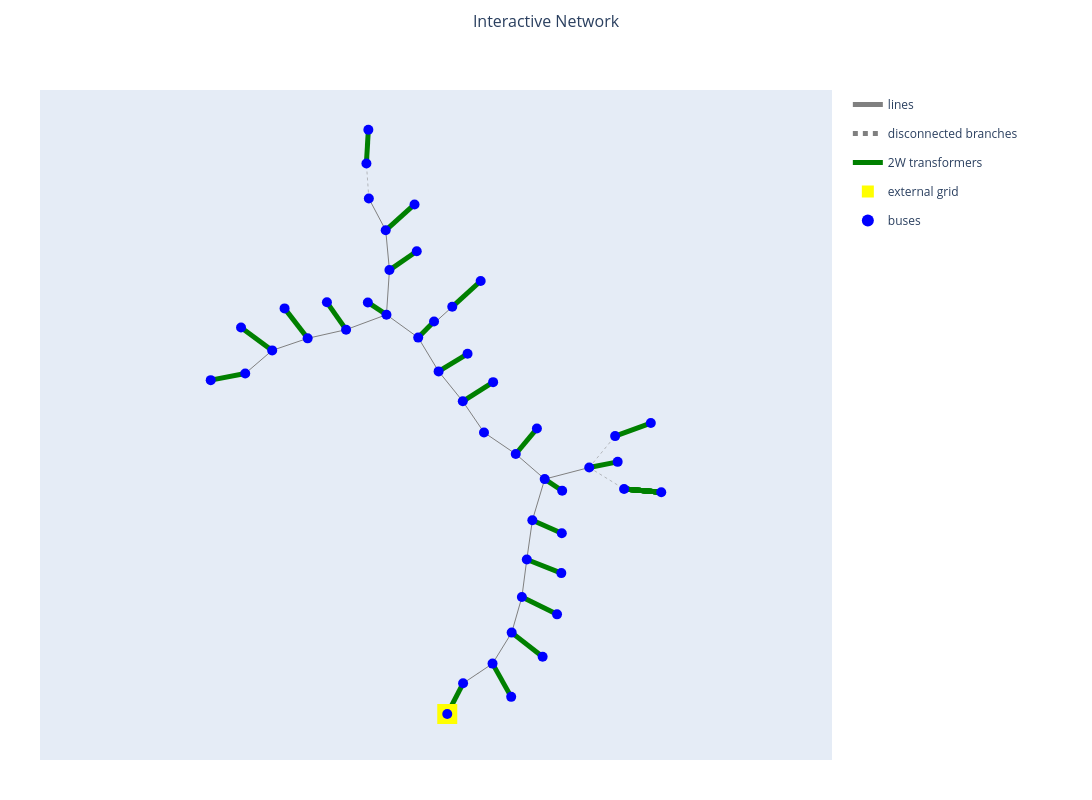

Notebook cell for this chart:
### Code cell
import pandapower.plotting.plotly as pplot
from pandapower.plotting.generic_geodata import create_generic_coordinates

# Create coordinates only if missing
if net.bus.geo.isna().all() and net.line.geo.isna().all():
    create_generic_coordinates(net)

fig = pplot.simple_plotly(
    net,
    respect_switches=True,
    auto_open=False
)

# Better layout (prevents trimmed title and cramped legend)
fig.update_layout(
    title=dict(
        text="Interactive Network",
        x=0.5,            # center title
        xanchor="center",
        y=0.98,
        yanchor="top"
    ),
    width=1100,
    height=800,
    margin=dict(l=40, r=260, t=90, b=40),  # extra top/right space
    legend=dict(
        x=1.02, y=1.0,    # put legend outside plot area
        xanchor="left",
        yanchor="top",
        bgcolor="rgba(255,255,255,0.85)"
    ),
    hovermode="closest"
)

# Keep equal scaling so network shape is not distorted
fig.update_xaxes(scaleanchor="y", scaleratio=1, showgrid=False, zeroline=False)
fig.update_yaxes(showgrid=False, zeroline=False)

fig.show()

### Figure 1 — Plotly figure (JSON) as saved in the notebook; plotly's stock layout.template omitted (floating-point values rounded to 4 significant figures)
{"data": [{"hoverinfo": "text", "legendgroup": "lines", "line": {"color": "rgb(128, 128, 128)", "dash": "solid", "width": 1}, "mode": "lines", "name": "lines", "showlegend": true, "text": "Index: 0<br />Name: Line_0<br />Length: 0.375 km<br />R: 0.079 Ohm<br />X: 0.034 Ohm<br />", "type": "scatter", "x": [0.06233, 0.238, 0.4137], "y": [-3.174, -3.056, -2.939]}, {"hoverinfo": "text", "legendgroup": "lines", "line": {"color": "rgb(128, 128, 128)", "dash": "solid", "width": 1}, "mode": "lines", "name": "lines", "showlegend": false, "text": "Index: 1<br />Name: Line_1<br />Length: 0.081 km<br />R: 0.017 Ohm<br />X: 0.007 Ohm<br />", "type": "scatter", "x": [0.4137, 0.528, 0.6423], "y": [-2.939, -2.754, -2.569]}, {"hoverinfo": "text", "legendgroup": "lines", "line": {"color": "rgb(128, 128, 128)", "dash": "solid", "width": 1}, "mode": "lines", "name": "lines", "showlegend": false, "text": "Index: 2<br />Name: Line_2<br />Length: 0.334 km<br />R: 0.07 Ohm<br />X: 0.03 Ohm<br />", "type": "scatter", "x": [0.6423, 0.7031, 0.7639], "y": [-2.569, -2.357, -2.145]}, {"hoverinfo": "text", "legendgroup": "lines", "line": {"color": "rgb(128, 128, 128)", "dash": "solid", "width": 1}, "mode": "lines", "name": "lines", "showlegend": false, "text": "Index: 3<br />Name: Line_3<br />Length: 0.66 km<br />R: 0.139 Ohm<br />X: 0.059 Ohm<br />", "type": "scatter", "x": [0.7639, 0.7932, 0.8226], "y": [-2.145, -1.92, -1.696]}, {"hoverinfo": "text", "legendgroup": "lines", "line": {"color": "rgb(128, 128, 128)", "dash": "solid", "width": 1}, "mode": "lines", "name": "lines", "showlegend": false, "text": "Index: 4<br />Name: Line_4<br />Length: 1.011 km<br />R: 0.212 Ohm<br />X: 0.091 Ohm<br />", "type": "scatter", "x": [0.8226, 0.8557, 0.8888], "y": [-1.696, -1.462, -1.229]}, {"hoverinfo": "text", "legendgroup": "lines", "line": {"color": "rgb(128, 128, 128)", "dash": "solid", "width": 1}, "mode": "lines", "name": "lines", "showlegend": false, "text": "Index: 5<br />Name: Line_5<br />Length: 0.393 km<br />R: 0.083 Ohm<br />X: 0.035 Ohm<br />", "type": "scatter", "x": [0.8888, 0.9625, 1.036], "y": [-1.229, -0.983, -0.7374]}, {"hoverinfo": "text", "legendgroup": "lines", "line": {"color": "rgb(128, 128, 128)", "dash": "solid", "width": 1}, "mode": "lines", "name": "lines", "showlegend": false, "text": "Index: 6<br />Name: Line_6<br />Length: 0.412 km<br />R: 0.087 Ohm<br />X: 0.037 Ohm<br />", "type": "scatter", "x": [1.036, 1.302, 1.567], "y": [-0.7374, -0.6683, -0.5992]}, {"hoverinfo": "text", "legendgroup": "lines", "line": {"color": "rgb(128, 128, 128)", "dash": "solid", "width": 1}, "mode": "lines", "name": "lines", "showlegend": false, "text": "Index: 9<br />Name: Line_9<br />Length: 0.297 km<br />R: 0.062 Ohm<br />X: 0.027 Ohm<br />", "type": "scatter", "x": [1.036, 0.8634, 0.6906], "y": [-0.7374, -0.5878, -0.4381]}, {"hoverinfo": "text", "legendgroup": "lines", "line": {"color": "rgb(128, 128, 128)", "dash": "solid", "width": 1}, "mode": "lines", "name": "lines", "showlegend": false, "text": "Index: 10<br />Name: Line_10<br />Length: 0.288 km<br />R: 0.06 Ohm<br />X: 0.026 Ohm<br />", "type": "scatter", "x": [0.6906, 0.5012, 0.3119], "y": [-0.4381, -0.3095, -0.1809]}, {"hoverinfo": "text", "legendgroup": "lines", "line": {"color": "rgb(128, 128, 128)", "dash": "solid", "width": 1}, "mode": "lines", "name": "lines", "showlegend": false, "text": "Index: 11<br />Name: Line_11<br />Length: 0.185 km<br />R: 0.039 Ohm<br />X: 0.017 Ohm<br />", "type": "scatter", "x": [0.3119, 0.1853, 0.05876], "y": [-0.1809, 0.004839, 0.1906]}, {"hoverinfo": "text", "legendgroup": "lines", "line": {"color": "rgb(128, 128, 128)", "dash": "solid", "width": 1}, "mode": "lines", "name": "lines", "showlegend": false, "text": "Index: 12<br />Name: Line_12<br />Length: 0.558 km<br />R: 0.117 Ohm<br />X: 0.05 Ohm<br />", "type": "scatter", "x": [0.05876, -0.08545, -0.2297], "y": [0.1906, 0.3691, 0.5476]}, {"hoverinfo": "text", "legendgroup": "lines", "line": {"color": "rgb(128, 128, 128)", "dash": "solid", "width": 1}, "mode": "lines", "name": "lines", "showlegend": false, "text": "Index: 13<br />Name: Line_13<br />Length: 0.315 km<br />R: 0.066 Ohm<br />X: 0.028 Ohm<br />", "type": "scatter", "x": [-0.2297, -0.3514, -0.4731], "y": [0.5476, 0.7491, 0.9506]}, {"hoverinfo": "text", "legendgroup": "lines", "line": {"color": "rgb(128, 128, 128)", "dash": "solid", "width": 1}, "mode": "lines", "name": "lines", "showlegend": false, "text": "Index: 14<br />Name: Line_14<br />Length: 0.441 km<br />R: 0.093 Ohm<br />X: 0.04 Ohm<br />", "type": "scatter", "x": [-0.4731, -0.27, -0.06698], "y": [0.9506, 1.134, 1.318]}, {"hoverinfo": "text", "legendgroup": "lines", "line": {"color": "rgb(128, 128, 128)", "dash": "solid", "width": 1}, "mode": "lines", "name": "lines", "showlegend": false, "text": "Index: 15<br />Name: Line_15<br />Length: 0.605 km<br />R: 0.127 Ohm<br />X: 0.054 Ohm<br />", "type": "scatter", "x": [-0.4731, -0.6625, -0.8519], "y": [0.9506, 1.087, 1.224]}, {"hoverinfo": "text", "legendgroup": "lines", "line": {"color": "rgb(128, 128, 128)", "dash": "solid", "width": 1}, "mode": "lines", "name": "lines", "showlegend": false, "text": "Index: 16<br />Name: Line_16<br />Length: 0.729 km<br />R: 0.153 Ohm<br />X: 0.066 Ohm<br />", "type": "scatter", "x": [-0.8519, -0.8341, -0.8164], "y": [1.224, 1.49, 1.756]}, {"hoverinfo": "text", "legendgroup": "lines", "line": {"color": "rgb(128, 128, 128)", "dash": "solid", "width": 1}, "mode": "lines", "name": "lines", "showlegend": false, "text": "Index: 17<br />Name: Line_17<br />Length: 0.417 km<br />R: 0.088 Ohm<br />X: 0.038 Ohm<br />", "type": "scatter", "x": [-0.8164, -0.8386, -0.8608], "y": [1.756, 1.994, 2.231]}, {"hoverinfo": "text", "legendgroup": "lines", "line": {"color": "rgb(128, 128, 128)", "dash": "solid", "width": 1}, "mode": "lines", "name": "lines", "showlegend": false, "text": "Index: 18<br />Name: Line_18<br />Length: 0.473 km<br />R: 0.099 Ohm<br />X: 0.043 Ohm<br />", "type": "scatter", "x": [-0.8608, -0.9614, -1.062], "y": [2.231, 2.421, 2.611]}, {"hoverinfo": "text", "legendgroup": "lines", "line": {"color": "rgb(128, 128, 128)", "dash": "solid", "width": 1}, "mode": "lines", "name": "lines", "showlegend": false, "text": "Index: 20<br />Name: Line_20<br />Length: 0.398 km<br />R: 0.084 Ohm<br />X: 0.036 Ohm<br />", "type": "scatter", "x": [-0.8519, -1.093, -1.334], "y": [1.224, 1.135, 1.045]}, {"hoverinfo": "text", "legendgroup": "lines", "line": {"color": "rgb(128, 128, 128)", "dash": "solid", "width": 1}, "mode": "lines", "name": "lines", "showlegend": false, "text": "Index: 21<br />Name: Line_21<br />Length: 0.366 km<br />R: 0.077 Ohm<br />X: 0.033 Ohm<br />", "type": "scatter", "x": [-1.334, -1.563, -1.792], "y": [1.045, 0.9937, 0.942]}, {"hoverinfo": "text", "legendgroup": "lines", "line": {"color": "rgb(128, 128, 128)", "dash": "solid", "width": 1}, "mode": "lines", "name": "lines", "showlegend": false, "text": "Index: 22<br />Name: Line_22<br />Length: 0.18 km<br />R: 0.038 Ohm<br />X: 0.016 Ohm<br />", "type": "scatter", "x": [-1.792, -2.004, -2.215], "y": [0.942, 0.8701, 0.7981]}, {"hoverinfo": "text", "legendgroup": "lines", "line": {"color": "rgb(128, 128, 128)", "dash": "solid", "width": 1}, "mode": "lines", "name": "lines", "showlegend": false, "text": "Index: 23<br />Name: Line_23<br />Length: 0.482 km<br />R: 0.101 Ohm<br />X: 0.043 Ohm<br />", "type": "scatter", "x": [-2.215, -2.376, -2.537], "y": [0.7981, 0.6601, 0.5222]}, {"hoverinfo": "text", "legendgroup": "disconnected lines", "line": {"color": "rgb(128, 128, 128)", "dash": "dot", "width": 0.5}, "mode": "lines", "name": "disconnected branches", "showlegend": true, "text": "Index: 8<br />Name: Line_8<br />Length: 0.497 km<br />R: 0.104 Ohm<br />X: 0.045 Ohm<br />", "type": "scatter", "x": [1.567, 1.775, 1.983], "y": [-0.5992, -0.7273, -0.8555]}, {"hoverinfo": "text", "legendgroup": "disconnected lines", "line": {"color": "rgb(128, 128, 128)", "dash": "dot", "width": 0.5}, "mode": "lines", "name": "disconnected branches", "showlegend": false, "text": "Index: 19<br />Name: Line_19<br />Length: 0.173 km<br />R: 0.036 Ohm<br />X: 0.016 Ohm<br />", "type": "scatter", "x": [-1.062, -1.077, -1.091], "y": [2.611, 2.82, 3.028]}, {"hoverinfo": "text", "legendgroup": "disconnected lines", "line": {"color": "rgb(128, 128, 128)", "dash": "dot", "width": 0.5}, "mode": "lines", "name": "disconnected branches", "showlegend": false, "text": "Index: 7<br />Name: Line_7<br />Length: 0.143 km<br />R: 0.03 Ohm<br />X: 0.013 Ohm<br />", "type": "scatter", "x": [1.567, 1.722, 1.876], "y": [-0.5992, -0.4119, -0.2245]}, {"hoverinfo": "text", "legendgroup": "lines", "marker": {"color": "rgb(128, 128, 128)", "size": 1, "symbol": "circle"}, "mode": "markers", "name": "edge_center", "showlegend": false, "text": ["Index: 0<br />Name: Line_0<br />Length: 0.375 km<br />R: 0.079 Ohm<br />X: 0.034 Ohm<br />", "Index: 1<br />Name: Line_1<br />Length: 0.081 km<br />R: 0.017 Ohm<br />X: 0.007 Ohm<br />", "Index: 2<br />Name: Line_2<br />Length: 0.334 km<br />R: 0.07 Ohm<br />X: 0.03 Ohm<br />", "Index: 3<br />Name: Line_3<br />Length: 0.66 km<br />R: 0.139 Ohm<br />X: 0.059 Ohm<br />", "Index: 4<br />Name: Line_4<br />Length: 1.011 km<br />R: 0.212 Ohm<br />X: 0.091 Ohm<br />", "Index: 5<br />Name: Line_5<br />Length: 0.393 km<br />R: 0.083 Ohm<br />X: 0.035 Ohm<br />", "Index: 6<br />Name: Line_6<br />Length: 0.412 km<br />R: 0.087 Ohm<br />X: 0.037 Ohm<br />", "Index: 9<br />Name: Line_9<br />Length: 0.297 km<br />R: 0.062 Ohm<br />X: 0.027 Ohm<br />", "Index: 10<br />Name: Line_10<br />Length: 0.288 km<br />R: 0.06 Ohm<br />X: 0.026 Ohm<br />", "Index: 11<br />Name: Line_11<br />Length: 0.185 km<br />R: 0.039 Ohm<br />X: 0.017 Ohm<br />", "Index: 12<br />Name: Line_12<br />Length: 0.558 km<br />R: 0.117 Ohm<br />X: 0.05 Ohm<br />", "Index: 13<br />Name: Line_13<br />Length: 0.315 km<br />R: 0.066 Ohm<br />X: 0.028 Ohm<br />", "Index: 14<br />Name: Line_14<br />Length: 0.441 km<br />R: 0.093 Ohm<br />X: 0.04 Ohm<br />", "Index: 15<br />Name: Line_15<br />Length: 0.605 km<br />R: 0.127 Ohm<br />X: 0.054 Ohm<br />", "Index: 16<br />Name: Line_16<br />Length: 0.729 km<br />R: 0.153 Ohm<br />X: 0.066 Ohm<br />", "Index: 17<br />Name: Line_17<br />Length: 0.417 km<br />R: 0.088 Ohm<br />X: 0.038 Ohm<br />", "Index: 18<br />Name: Line_18<br />Length: 0.473 km<br />R: 0.099 Ohm<br />X: 0.043 Ohm<br />", "Index: 20<br />Name: Line_20<br />Length: 0.398 km<br />R: 0.084 Ohm<br />X: 0.036 Ohm<br />", "Index: 21<br />Name: Line_21<br />Length: 0.366 km<br />R: 0.077 Ohm<br />X: 0.033 Ohm<br />", "Index: 22<br />Name: Line_22<br />Length: 0.18 km<br />R: 0.038 Ohm<br />X: 0.016 Ohm<br />", "Index: 23<br />Name: Line_23<br />Length: 0.482 km<br />R: 0.101 Ohm<br />X: 0.043 Ohm<br />", "Index: 8<br />Name: Line_8<br />Length: 0.497 km<br />R: 0.104 Ohm<br />X: 0.045 Ohm<br />", "Index: 19<br />Name: Line_19<br />Length: 0.173 km<br />R: 0.036 Ohm<br />X: 0.016 Ohm<br />", "Index: 7<br />Name: Line_7<br />Length: 0.143 km<br />R: 0.03 Ohm<br />X: 0.013 Ohm<br />"], "type": "scatter", "x": [0.238], "y": [-3.056]}, {"hoverinfo": "text", "legendgroup": "2W transformers", "line": {"color": "rgb(0, 128, 0)", "width": 5}, "mode": "lines", "name": "2W transformers", "showlegend": true, "text": "Index: 0<br />Name: EXT<br />V_n HV: 50.0 kV<br />V_n LV: 10.0 kV<br />Tap pos.: nan<br />", "type": "scatter", "x": [-0.1266, -0.03212, 0.06233], "y": [-3.54, -3.357, -3.174]}, {"hoverinfo": "text", "legendgroup": "2W transformers", "line": {"color": "rgb(0, 128, 0)", "width": 5}, "mode": "lines", "name": "2W transformers", "showlegend": false, "text": "Index: 1<br />Name: OGP<br />V_n HV: 10.0 kV<br />V_n LV: 0.4 kV<br />Tap pos.: nan<br />", "type": "scatter", "x": [0.4137, 0.525, 0.6363], "y": [-2.939, -3.137, -3.336]}, {"hoverinfo": "text", "legendgroup": "2W transformers", "line": {"color": "rgb(0, 128, 0)", "width": 5}, "mode": "lines", "name": "2W transformers", "showlegend": false, "text": "Index: 2<br />Name: TBD<br />V_n HV: 10.0 kV<br />V_n LV: 0.4 kV<br />Tap pos.: nan<br />", "type": "scatter", "x": [0.6423, 0.8269, 1.012], "y": [-2.569, -2.713, -2.858]}, {"hoverinfo": "text", "legendgroup": "2W transformers", "line": {"color": "rgb(0, 128, 0)", "width": 5}, "mode": "lines", "name": "2W transformers", "showlegend": false, "text": "Index: 3<br />Name: URA<br />V_n HV: 10.0 kV<br />V_n LV: 0.4 kV<br />Tap pos.: nan<br />", "type": "scatter", "x": [0.7639, 0.9735, 1.183], "y": [-2.145, -2.248, -2.351]}, {"hoverinfo": "text", "legendgroup": "2W transformers", "line": {"color": "rgb(0, 128, 0)", "width": 5}, "mode": "lines", "name": "2W transformers", "showlegend": false, "text": "Index: 4<br />Name: SVN<br />V_n HV: 10.0 kV<br />V_n LV: 0.4 kV<br />Tap pos.: nan<br />", "type": "scatter", "x": [0.8226, 1.028, 1.234], "y": [-1.696, -1.778, -1.859]}, {"hoverinfo": "text", "legendgroup": "2W transformers", "line": {"color": "rgb(0, 128, 0)", "width": 5}, "mode": "lines", "name": "2W transformers", "showlegend": false, "text": "Index: 5<br />Name: LAX<br />V_n HV: 10.0 kV<br />V_n LV: 0.4 kV<br />Tap pos.: nan<br />", "type": "scatter", "x": [0.8888, 1.064, 1.24], "y": [-1.229, -1.306, -1.383]}, {"hoverinfo": "text", "legendgroup": "2W transformers", "line": {"color": "rgb(0, 128, 0)", "width": 5}, "mode": "lines", "name": "2W transformers", "showlegend": false, "text": "Index: 6<br />Name: KBV<br />V_n HV: 10.0 kV<br />V_n LV: 0.4 kV<br />Tap pos.: nan<br />", "type": "scatter", "x": [1.036, 1.14, 1.245], "y": [-0.7374, -0.8068, -0.8763]}, {"hoverinfo": "text", "legendgroup": "2W transformers", "line": {"color": "rgb(0, 128, 0)", "width": 5}, "mode": "lines", "name": "2W transformers", "showlegend": false, "text": "Index: 7<br />Name: NSG<br />V_n HV: 10.0 kV<br />V_n LV: 0.4 kV<br />Tap pos.: nan<br />", "type": "scatter", "x": [1.567, 1.737, 1.907], "y": [-0.5992, -0.5653, -0.5315]}, {"hoverinfo": "text", "legendgroup": "2W transformers", "line": {"color": "rgb(0, 128, 0)", "width": 5}, "mode": "lines", "name": "2W transformers", "showlegend": false, "text": "Index: 8<br />Name: KRVA<br />V_n HV: 10.0 kV<br />V_n LV: 0.4 kV<br />Tap pos.: nan<br />", "type": "scatter", "x": [1.876, 2.089, 2.302], "y": [-0.2245, -0.1466, -0.0687]}, {"hoverinfo": "text", "legendgroup": "2W transformers", "line": {"color": "rgb(0, 128, 0)", "width": 5}, "mode": "lines", "name": "2W transformers", "showlegend": false, "text": "Index: 9<br />Name:  JUN1<br />V_n HV: 10.0 kV<br />V_n LV: 0.4 kV<br />Tap pos.: nan<br />", "type": "scatter", "x": [1.983, 2.205, 2.427], "y": [-0.8555, -0.8745, -0.8936]}, {"hoverinfo": "text", "legendgroup": "2W transformers", "line": {"color": "rgb(0, 128, 0)", "width": 5}, "mode": "lines", "name": "2W transformers", "showlegend": false, "text": "Index: 10<br />Name:  JUN2<br />V_n HV: 10.0 kV<br />V_n LV: 0.4 kV<br />Tap pos.: nan<br />", "type": "scatter", "x": [1.983, 2.205, 2.427], "y": [-0.8555, -0.8745, -0.8936]}, {"hoverinfo": "text", "legendgroup": "2W transformers", "line": {"color": "rgb(0, 128, 0)", "width": 5}, "mode": "lines", "name": "2W transformers", "showlegend": false, "text": "Index: 11<br />Name:  JUN3<br />V_n HV: 10.0 kV<br />V_n LV: 0.4 kV<br />Tap pos.: nan<br />", "type": "scatter", "x": [1.983, 2.205, 2.427], "y": [-0.8555, -0.8745, -0.8936]}, {"hoverinfo": "text", "legendgroup": "2W transformers", "line": {"color": "rgb(0, 128, 0)", "width": 5}, "mode": "lines", "name": "2W transformers", "showlegend": false, "text": "Index: 12<br />Name:  JUN4<br />V_n HV: 10.0 kV<br />V_n LV: 0.4 kV<br />Tap pos.: nan<br />", "type": "scatter", "x": [1.983, 2.205, 2.427], "y": [-0.8555, -0.8745, -0.8936]}, {"hoverinfo": "text", "legendgroup": "2W transformers", "line": {"color": "rgb(0, 128, 0)", "width": 5}, "mode": "lines", "name": "2W transformers", "showlegend": false, "text": "Index: 13<br />Name:  JUN5<br />V_n HV: 10.0 kV<br />V_n LV: 0.4 kV<br />Tap pos.: nan<br />", "type": "scatter", "x": [1.983, 2.205, 2.427], "y": [-0.8555, -0.8745, -0.8936]}, {"hoverinfo": "text", "legendgroup": "2W transformers", "line": {"color": "rgb(0, 128, 0)", "width": 5}, "mode": "lines", "name": "2W transformers", "showlegend": false, "text": "Index: 14<br />Name:  JUN6<br />V_n HV: 10.0 kV<br />V_n LV: 0.4 kV<br />Tap pos.: nan<br />", "type": "scatter", "x": [1.983, 2.205, 2.427], "y": [-0.8555, -0.8745, -0.8936]}, {"hoverinfo": "text", "legendgroup": "2W transformers", "line": {"color": "rgb(0, 128, 0)", "width": 5}, "mode": "lines", "name": "2W transformers", "showlegend": false, "text": "Index: 15<br />Name:  JUN7<br />V_n HV: 10.0 kV<br />V_n LV: 0.4 kV<br />Tap pos.: nan<br />", "type": "scatter", "x": [1.983, 2.205, 2.427], "y": [-0.8555, -0.8745, -0.8936]}, {"hoverinfo": "text", "legendgroup": "2W transformers", "line": {"color": "rgb(0, 128, 0)", "width": 5}, "mode": "lines", "name": "2W transformers", "showlegend": false, "text": "Index: 16<br />Name:  JUN8<br />V_n HV: 10.0 kV<br />V_n LV: 0.4 kV<br />Tap pos.: nan<br />", "type": "scatter", "x": [1.983, 2.205, 2.427], "y": [-0.8555, -0.8745, -0.8936]}, {"hoverinfo": "text", "legendgroup": "2W transformers", "line": {"color": "rgb(0, 128, 0)", "width": 5}, "mode": "lines", "name": "2W transformers", "showlegend": false, "text": "Index: 17<br />Name:  JUN9<br />V_n HV: 10.0 kV<br />V_n LV: 0.4 kV<br />Tap pos.: nan<br />", "type": "scatter", "x": [1.983, 2.205, 2.427], "y": [-0.8555, -0.8745, -0.8936]}, {"hoverinfo": "text", "legendgroup": "2W transformers", "line": {"color": "rgb(0, 128, 0)", "width": 5}, "mode": "lines", "name": "2W transformers", "showlegend": false, "text": "Index: 18<br />Name:  JUN10<br />V_n HV: 10.0 kV<br />V_n LV: 0.4 kV<br />Tap pos.: nan<br />", "type": "scatter", "x": [1.983, 2.205, 2.427], "y": [-0.8555, -0.8745, -0.8936]}, {"hoverinfo": "text", "legendgroup": "2W transformers", "line": {"color": "rgb(0, 128, 0)", "width": 5}, "mode": "lines", "name": "2W transformers", "showlegend": false, "text": "Index: 19<br />Name:  JUN11<br />V_n HV: 10.0 kV<br />V_n LV: 0.4 kV<br />Tap pos.: nan<br />", "type": "scatter", "x": [1.983, 2.205, 2.427], "y": [-0.8555, -0.8745, -0.8936]}, {"hoverinfo": "text", "legendgroup": "2W transformers", "line": {"color": "rgb(0, 128, 0)", "width": 5}, "mode": "lines", "name": "2W transformers", "showlegend": false, "text": "Index: 20<br />Name: BVH<br />V_n HV: 10.0 kV<br />V_n LV: 0.4 kV<br />Tap pos.: nan<br />", "type": "scatter", "x": [0.6906, 0.8168, 0.943], "y": [-0.4381, -0.2861, -0.1342]}, {"hoverinfo": "text", "legendgroup": "2W transformers", "line": {"color": "rgb(0, 128, 0)", "width": 5}, "mode": "lines", "name": "2W transformers", "showlegend": false, "text": "Index: 21<br />Name: KLU<br />V_n HV: 10.0 kV<br />V_n LV: 0.4 kV<br />Tap pos.: nan<br />", "type": "scatter", "x": [0.05876, 0.2397, 0.4207], "y": [0.1906, 0.305, 0.4195]}, {"hoverinfo": "text", "legendgroup": "2W transformers", "line": {"color": "rgb(0, 128, 0)", "width": 5}, "mode": "lines", "name": "2W transformers", "showlegend": false, "text": "Index: 22<br />Name: SPL<br />V_n HV: 10.0 kV<br />V_n LV: 0.4 kV<br />Tap pos.: nan<br />", "type": "scatter", "x": [-0.2297, -0.05701, 0.1156], "y": [0.5476, 0.6524, 0.7572]}, {"hoverinfo": "text", "legendgroup": "2W transformers", "line": {"color": "rgb(0, 128, 0)", "width": 5}, "mode": "lines", "name": "2W transformers", "showlegend": false, "text": "Index: 23<br />Name: OLJ<br />V_n HV: 10.0 kV<br />V_n LV: 0.4 kV<br />Tap pos.: nan<br />", "type": "scatter", "x": [-0.4731, -0.3785, -0.284], "y": [0.9506, 1.046, 1.142]}, {"hoverinfo": "text", "legendgroup": "2W transformers", "line": {"color": "rgb(0, 128, 0)", "width": 5}, "mode": "lines", "name": "2W transformers", "showlegend": false, "text": "Index: 24<br />Name: HDM<br />V_n HV: 10.0 kV<br />V_n LV: 0.4 kV<br />Tap pos.: nan<br />", "type": "scatter", "x": [-0.06698, 0.1025, 0.272], "y": [1.318, 1.472, 1.626]}, {"hoverinfo": "text", "legendgroup": "2W transformers", "line": {"color": "rgb(0, 128, 0)", "width": 5}, "mode": "lines", "name": "2W transformers", "showlegend": false, "text": "Index: 25<br />Name: KAP<br />V_n HV: 10.0 kV<br />V_n LV: 0.4 kV<br />Tap pos.: nan<br />", "type": "scatter", "x": [-0.8519, -0.963, -1.074], "y": [1.224, 1.297, 1.37]}, {"hoverinfo": "text", "legendgroup": "2W transformers", "line": {"color": "rgb(0, 128, 0)", "width": 5}, "mode": "lines", "name": "2W transformers", "showlegend": false, "text": "Index: 26<br />Name: HUK<br />V_n HV: 10.0 kV<br />V_n LV: 0.4 kV<br />Tap pos.: nan<br />", "type": "scatter", "x": [-0.8164, -0.6534, -0.4904], "y": [1.756, 1.868, 1.98]}, {"hoverinfo": "text", "legendgroup": "2W transformers", "line": {"color": "rgb(0, 128, 0)", "width": 5}, "mode": "lines", "name": "2W transformers", "showlegend": false, "text": "Index: 27<br />Name: LAN<br />V_n HV: 10.0 kV<br />V_n LV: 0.4 kV<br />Tap pos.: nan<br />", "type": "scatter", "x": [-0.8608, -0.6889, -0.5171], "y": [2.231, 2.385, 2.54]}, {"hoverinfo": "text", "legendgroup": "2W transformers", "line": {"color": "rgb(0, 128, 0)", "width": 5}, "mode": "lines", "name": "2W transformers", "showlegend": false, "text": "Index: 28<br />Name: MAN<br />V_n HV: 10.0 kV<br />V_n LV: 0.4 kV<br />Tap pos.: nan<br />", "type": "scatter", "x": [-1.091, -1.079, -1.068], "y": [3.028, 3.229, 3.431]}, {"hoverinfo": "text", "legendgroup": "2W transformers", "line": {"color": "rgb(0, 128, 0)", "width": 5}, "mode": "lines", "name": "2W transformers", "showlegend": false, "text": "Index: 29<br />Name: KSO<br />V_n HV: 10.0 kV<br />V_n LV: 0.4 kV<br />Tap pos.: nan<br />", "type": "scatter", "x": [-1.334, -1.448, -1.562], "y": [1.045, 1.209, 1.372]}, {"hoverinfo": "text", "legendgroup": "2W transformers", "line": {"color": "rgb(0, 128, 0)", "width": 5}, "mode": "lines", "name": "2W transformers", "showlegend": false, "text": "Index: 30<br />Name: KOL<br />V_n HV: 10.0 kV<br />V_n LV: 0.4 kV<br />Tap pos.: nan<br />", "type": "scatter", "x": [-1.792, -1.93, -2.067], "y": [0.942, 1.121, 1.299]}, {"hoverinfo": "text", "legendgroup": "2W transformers", "line": {"color": "rgb(0, 128, 0)", "width": 5}, "mode": "lines", "name": "2W transformers", "showlegend": false, "text": "Index: 31<br />Name: LIH<br />V_n HV: 10.0 kV<br />V_n LV: 0.4 kV<br />Tap pos.: nan<br />", "type": "scatter", "x": [-2.215, -2.401, -2.587], "y": [0.7981, 0.9347, 1.071]}, {"hoverinfo": "text", "legendgroup": "2W transformers", "line": {"color": "rgb(0, 128, 0)", "width": 5}, "mode": "lines", "name": "2W transformers", "showlegend": false, "text": "Index: 32<br />Name: LIH2<br />V_n HV: 10.0 kV<br />V_n LV: 0.4 kV<br />Tap pos.: nan<br />", "type": "scatter", "x": [-2.537, -2.743, -2.948], "y": [0.5222, 0.4827, 0.4432]}, {"hoverinfo": "text", "legendgroup": "2W transformers", "marker": {"color": "rgb(0, 128, 0)", "size": 1, "symbol": "circle"}, "mode": "markers", "name": "edge_center", "showlegend": false, "text": ["Index: 0<br />Name: EXT<br />V_n HV: 50.0 kV<br />V_n LV: 10.0 kV<br />Tap pos.: nan<br />", "Index: 1<br />Name: OGP<br />V_n HV: 10.0 kV<br />V_n LV: 0.4 kV<br />Tap pos.: nan<br />", "Index: 2<br />Name: TBD<br />V_n HV: 10.0 kV<br />V_n LV: 0.4 kV<br />Tap pos.: nan<br />", "Index: 3<br />Name: URA<br />V_n HV: 10.0 kV<br />V_n LV: 0.4 kV<br />Tap pos.: nan<br />", "Index: 4<br />Name: SVN<br />V_n HV: 10.0 kV<br />V_n LV: 0.4 kV<br />Tap pos.: nan<br />", "Index: 5<br />Name: LAX<br />V_n HV: 10.0 kV<br />V_n LV: 0.4 kV<br />Tap pos.: nan<br />", "Index: 6<br />Name: KBV<br />V_n HV: 10.0 kV<br />V_n LV: 0.4 kV<br />Tap pos.: nan<br />", "Index: 7<br />Name: NSG<br />V_n HV: 10.0 kV<br />V_n LV: 0.4 kV<br />Tap pos.: nan<br />", "Index: 8<br />Name: KRVA<br />V_n HV: 10.0 kV<br />V_n LV: 0.4 kV<br />Tap pos.: nan<br />", "Index: 9<br />Name:  JUN1<br />V_n HV: 10.0 kV<br />V_n LV: 0.4 kV<br />Tap pos.: nan<br />", "Index: 10<br />Name:  JUN2<br />V_n HV: 10.0 kV<br />V_n LV: 0.4 kV<br />Tap pos.: nan<br />", "Index: 11<br />Name:  JUN3<br />V_n HV: 10.0 kV<br />V_n LV: 0.4 kV<br />Tap pos.: nan<br />", "Index: 12<br />Name:  JUN4<br />V_n HV: 10.0 kV<br />V_n LV: 0.4 kV<br />Tap pos.: nan<br />", "Index: 13<br />Name:  JUN5<br />V_n HV: 10.0 kV<br />V_n LV: 0.4 kV<br />Tap pos.: nan<br />", "Index: 14<br />Name:  JUN6<br />V_n HV: 10.0 kV<br />V_n LV: 0.4 kV<br />Tap pos.: nan<br />", "Index: 15<br />Name:  JUN7<br />V_n HV: 10.0 kV<br />V_n LV: 0.4 kV<br />Tap pos.: nan<br />", "Index: 16<br />Name:  JUN8<br />V_n HV: 10.0 kV<br />V_n LV: 0.4 kV<br />Tap pos.: nan<br />", "Index: 17<br />Name:  JUN9<br />V_n HV: 10.0 kV<br />V_n LV: 0.4 kV<br />Tap pos.: nan<br />", "Index: 18<br />Name:  JUN10<br />V_n HV: 10.0 kV<br />V_n LV: 0.4 kV<br />Tap pos.: nan<br />", "Index: 19<br />Name:  JUN11<br />V_n HV: 10.0 kV<br />V_n LV: 0.4 kV<br />Tap pos.: nan<br />", "Index: 20<br />Name: BVH<br />V_n HV: 10.0 kV<br />V_n LV: 0.4 kV<br />Tap pos.: nan<br />", "Index: 21<br />Name: KLU<br />V_n HV: 10.0 kV<br />V_n LV: 0.4 kV<br />Tap pos.: nan<br />", "Index: 22<br />Name: SPL<br />V_n HV: 10.0 kV<br />V_n LV: 0.4 kV<br />Tap pos.: nan<br />", "Index: 23<br />Name: OLJ<br />V_n HV: 10.0 kV<br />V_n LV: 0.4 kV<br />Tap pos.: nan<br />", "Index: 24<br />Name: HDM<br />V_n HV: 10.0 kV<br />V_n LV: 0.4 kV<br />Tap pos.: nan<br />", "Index: 25<br />Name: KAP<br />V_n HV: 10.0 kV<br />V_n LV: 0.4 kV<br />Tap pos.: nan<br />", "Index: 26<br />Name: HUK<br />V_n HV: 10.0 kV<br />V_n LV: 0.4 kV<br />Tap pos.: nan<br />", "Index: 27<br />Name: LAN<br />V_n HV: 10.0 kV<br />V_n LV: 0.4 kV<br />Tap pos.: nan<br />", "Index: 28<br />Name: MAN<br />V_n HV: 10.0 kV<br />V_n LV: 0.4 kV<br />Tap pos.: nan<br />", "Index: 29<br />Name: KSO<br />V_n HV: 10.0 kV<br />V_n LV: 0.4 kV<br />Tap pos.: nan<br />", "Index: 30<br />Name: KOL<br />V_n HV: 10.0 kV<br />V_n LV: 0.4 kV<br />Tap pos.: nan<br />", "Index: 31<br />Name: LIH<br />V_n HV: 10.0 kV<br />V_n LV: 0.4 kV<br />Tap pos.: nan<br />", "Index: 32<br />Name: LIH2<br />V_n HV: 10.0 kV<br />V_n LV: 0.4 kV<br />Tap pos.: nan<br />"], "type": "scatter", "x": [-0.07934, 0.5807, 0.9192, 1.078, 0.9256, 0.9766, 1.192, 1.652, 1.983, 2.094, 2.094, 2.094, 2.094, 2.094, 2.094, 2.094, 2.094, 2.094, 2.094, 2.094, 0.8799, 0.3302, -0.1433, -0.4258, 0.01776, -0.9074, -0.7349, -0.7749, -1.085, -1.391, -1.861, -2.308, -2.846], "y": [-3.448, -3.236, -2.786, -2.3, -1.737, -1.267, -0.8416, -0.5822, -0.1856, -0.865, -0.865, -0.865, -0.865, -0.865, -0.865, -0.865, -0.865, -0.865, -0.865, -0.865, -0.2102, 0.3623, 0.6, 0.9985, 1.395, 1.261, 1.812, 2.308, 3.129, 1.127, 1.031, 0.8664, 0.463]}, {"hoverinfo": "text", "marker": {"color": "rgb(255, 255, 0)", "size": 20, "symbol": "square"}, "mode": "markers", "name": "external grid", "text": ["Index: 0<br />Name: ALVARSBERG<br />V_m: 1.02 p.u.<br />V_a: 0.0 °<br />"], "type": "scatter", "x": [-0.1266], "y": [-3.54]}, {"hoverinfo": "text", "marker": {"color": "rgb(0, 0, 255)", "size": 10, "symbol": "circle"}, "mode": "markers", "name": "buses", "text": ["Index: 0<br />Name: EG<br />V_n: 50.0 kV<br />", "Index: 1<br />Name: Bus_0<br />V_n: 10.0 kV<br />", "Index: 2<br />Name: Bus_2<br />V_n: 10.0 kV<br />", "Index: 3<br />Name: Bus_3<br />V_n: 0.4 kV<br />", "Index: 4<br />Name: Bus_4<br />V_n: 10.0 kV<br />", "Index: 5<br />Name: Bus_5<br />V_n: 0.4 kV<br />", "Index: 6<br />Name: Bus_6<br />V_n: 10.0 kV<br />", "Index: 7<br />Name: Bus_7<br />V_n: 0.4 kV<br />", "Index: 8<br />Name: Bus_8<br />V_n: 10.0 kV<br />", "Index: 9<br />Name: Bus_9<br />V_n: 0.4 kV<br />", "Index: 10<br />Name: Bus_13<br />V_n: 10.0 kV<br />", "Index: 11<br />Name: Bus_14<br />V_n: 0.4 kV<br />", "Index: 12<br />Name: Bus_19<br />V_n: 10.0 kV<br />", "Index: 13<br />Name: Bus_20<br />V_n: 0.4 kV<br />", "Index: 14<br />Name: Bus_23<br />V_n: 10.0 kV<br />", "Index: 15<br />Name: Bus_24<br />V_n: 0.4 kV<br />", "Index: 16<br />Name: Bus_25<br />V_n: 10.0 kV<br />", "Index: 17<br />Name: Bus_26<br />V_n: 0.4 kV<br />", "Index: 18<br />Name: Bus_28<br />V_n: 10.0 kV<br />", "Index: 19<br />Name: Bus_29<br />V_n: 0.4 kV<br />", "Index: 20<br />Name: Bus_30<br />V_n: 10.0 kV<br />", "Index: 21<br />Name: Bus_33<br />V_n: 10.0 kV<br />", "Index: 22<br />Name: Bus_34<br />V_n: 0.4 kV<br />", "Index: 23<br />Name: Bus_36<br />V_n: 10.0 kV<br />", "Index: 24<br />Name: Bus_37<br />V_n: 0.4 kV<br />", "Index: 25<br />Name: Bus_38<br />V_n: 10.0 kV<br />", "Index: 26<br />Name: Bus_39<br />V_n: 0.4 kV<br />", "Index: 27<br />Name: Bus_40<br />V_n: 10.0 kV<br />", "Index: 28<br />Name: Bus_41<br />V_n: 0.4 kV<br />", "Index: 29<br />Name: Bus_44<br />V_n: 10.0 kV<br />", "Index: 30<br />Name: Bus_45<br />V_n: 0.4 kV<br />", "Index: 31<br />Name: Bus_46<br />V_n: 10.0 kV<br />", "Index: 32<br />Name: Bus_47<br />V_n: 0.4 kV<br />", "Index: 33<br />Name: Bus_48<br />V_n: 10.0 kV<br />", "Index: 34<br />Name: Bus_49<br />V_n: 0.4 kV<br />", "Index: 35<br />Name: Bus_50<br />V_n: 10.0 kV<br />", "Index: 36<br />Name: Bus_51<br />V_n: 10.0 kV<br />", "Index: 37<br />Name: Bus_52<br />V_n: 0.4 kV<br />", "Index: 38<br />Name: Bus_53<br />V_n: 10.0 kV<br />", "Index: 39<br />Name: Bus_54<br />V_n: 0.4 kV<br />", "Index: 40<br />Name: Bus_55<br />V_n: 10.0 kV<br />", "Index: 41<br />Name: Bus_56<br />V_n: 0.4 kV<br />", "Index: 42<br />Name: Bus_57<br />V_n: 10.0 kV<br />", "Index: 43<br />Name: Bus_58<br />V_n: 0.4 kV<br />", "Index: 44<br />Name: LIH_mv<br />V_n: 10.0 kV<br />", "Index: 45<br />Name: LIH_lv<br />V_n: 0.4 kV<br />", "Index: 46<br />Name: LIH2_mv<br />V_n: 10.0 kV<br />", "Index: 47<br />Name: LIH2_lv<br />V_n: 0.4 kV<br />"], "type": "scatter", "x": [-0.1266, 0.06233, 0.4137, 0.6363, 0.6423, 1.012, 0.7639, 1.183, 0.8226, 1.234, 0.8888, 1.24, 1.036, 1.245, 1.567, 1.907, 1.876, 2.302, 0.6906, 0.943, 0.3119, 0.05876, 0.4207, -0.2297, 0.1156, -0.4731, -0.284, -0.06698, 0.272, -0.8519, -1.074, -0.8164, -0.4904, -0.8608, -0.5171, -1.062, -1.091, -1.068, -1.334, -1.562, -1.792, -2.067, 1.983, 2.427, -2.215, -2.587, -2.537, -2.948], "y": [-3.54, -3.174, -2.939, -3.336, -2.569, -2.858, -2.145, -2.351, -1.696, -1.859, -1.229, -1.383, -0.7374, -0.8763, -0.5992, -0.5315, -0.2245, -0.0687, -0.4381, -0.1342, -0.1809, 0.1906, 0.4195, 0.5476, 0.7572, 0.9506, 1.142, 1.318, 1.626, 1.224, 1.37, 1.756, 1.98, 2.231, 2.54, 2.611, 3.028, 3.431, 1.045, 1.372, 0.942, 1.299, -0.8555, -0.8936, 0.7981, 1.071, 0.5222, 0.4432]}], "layout": {"autosize": true, "height": 800, "hovermode": "closest", "legend": {"bgcolor": "rgba(255,255,255,0.85)", "itemsizing": "constant", "x": 1.02, "xanchor": "left", "y": 1, "yanchor": "top"}, "margin": {"b": 40, "l": 40, "r": 260, "t": 90}, "showlegend": true, "title": {"font": {"size": 16}, "text": "Interactive Network", "x": 0.5, "xanchor": "center", "y": 0.98, "yanchor": "top"}, "width": 1100, "xaxis": {"scaleanchor": "y", "scaleratio": 1, "showgrid": false, "showticklabels": false, "zeroline": false}, "yaxis": {"showgrid": false, "showticklabels": false, "zeroline": false}}}
